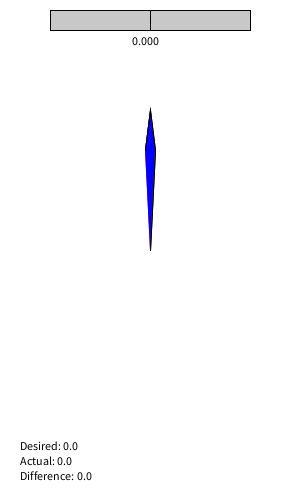
Frame 1 (no input)
Frame 60 (the mouse pressed at the canvas centre just before this capture): identical to frame 1, image omitted
Frame 120 (the mouse held since frame 60 and released just before this capture): identical to frame 1, image omitted

The Processing sketch that drew this single still picture (run headless with seeded random() and noise(); from frame 60 on, the mouse is pressed at the canvas centre):

// Processing sketch: learn2navigate
// ── learn2navigate.pde
Navigation n;

void setup(){
  size(300,500);
  n=new Navigation();
}

void draw(){
  background(255,255,255);
  n.update();
  n.render();
}

// Set new direction
void mouseReleased() {
 n.set();
}

// Pause
void keyPressed() {
  final int k = keyCode;

  if (k == 'P')
    if (looping)  noLoop();
    else          loop();
}

// ── navigation.pde
class Navigation{
  PVector direction;
  float input=0;
  color green=color(0,255,0);
  color red=color(255,0,0);
  color blue=color(0,0,255);
  
  float desired=0;
  float actual=0;
  float difference=0;
  float steering=0;
  
  Navigation(){
    direction=new PVector(1,0);
  }
  void set(){
    if(mouseY >= 10 && mouseY <= 30){
      if(mouseX >= 50 && mouseY <= 250){
        desired=map(mouseX,50,250,-180,180);
      }
    }
  
  }
  void mouse(){
    if(mouseY >= 10 && mouseY <= 30){
      if(mouseX >= 50 && mouseY <= 250){
        input=map(mouseX,50,250,-180,180);
      }
    }
  }
  void approachAngle(){
    if(difference<0.2 && difference >-0.2){
      return;
    }
    steering=map(difference,-180,180,2,-2);
    direction.rotate(radians(steering));
    
  }
  
  void update(){
    actual=degrees(direction.heading());
    
    difference=actual-desired;
    if(difference<-180){
      difference+=360;
    }
    if(difference>180){
      difference-=360;
    }
    
    approachAngle();
    
    
    mouse();
  }
  
  void hand(float angle, color c){
    pushMatrix();
    rotate(radians(angle));
    fill(c);
    beginShape();
    vertex(0,0);
    vertex(5,-100);
    vertex(0,-140);
    vertex(-5,-100);
    endShape();
    popMatrix();
  }

  void render(){
    fill(200,200,200);
    rect(50,10,200,20);
    line(150,10,150,30);
    fill(0,0,0);
    text(input,130,45);
    
    text("Desired: " + desired,20,height-50);
    text("Actual: " + actual,20,height-35);
    text("Difference: " + difference,20,height-20);
    
    
    pushMatrix();
    
    translate(width/2,height/2);
    hand(actual,red);
    hand(desired,blue);
    
    
    popMatrix();
  }
  

}
